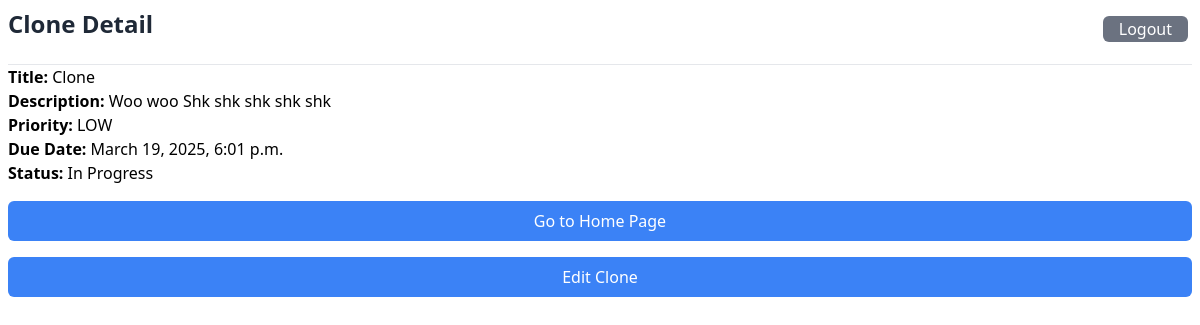
The app's page /35/detail/task/ (signed in) with its own data.
### tasks/models.py (models this page shows, shortened)
class Task(models.Model):
    PRIORITY_CHOICES = [
        ('LOW', 'Low'),
        ('MEDIUM', 'Medium'),
        ('HIGH', 'High')
    ]
    STATUS_CHOICES = [
        ('To Do', 'TODO'),
        ('In Progress', 'IN_PROGRESS'),
        ('Completed', 'COMPLETED')
    ]
    title = models.CharField(max_length=200)
    description = models.TextField(blank=True)
    created_at = models.DateTimeField(auto_now_add=True)
    updated_at = models.DateTimeField(auto_now=True)
    due_date = models.DateTimeField(null=True, blank=True)
    priority = models.CharField(
            max_length=10,
            choices=PRIORITY_CHOICES,
            default='MEDIUM'
        )
    status = models.CharField(
            max_length=20,
            choices=STATUS_CHOICES,
            default='TODO'
        )
    user = models.ForeignKey(
            settings.AUTH_USER_MODEL,
            on_delete=models.CASCADE,
            related_name='tasks'
        )
    class Meta:
      ordering = ['-created_at']

### tasks/views.py (the view)
# urls.py: path('<int:pk>/detail/task/', views.task_detail, name="task-detail"),
@login_required(login_url="/users/login")
def task_detail(request, pk):
  task = Task.objects.get(pk=pk)
  return render(request, "tasks/task_detail.html", { "task": task })

### tasks/templates/tasks/task_detail.html (shortened to what this page needs)
{% extends '../base.html' %}
{% block header %}{{ task.title }} Detail{% endblock %}
{% block content %}
<div>
  <hr>
  <p><strong>Title: </strong>{{ task.title }}</p>
  <p><strong>Description: </strong>{{ task.description }}</p>
  <p><strong>Priority: </strong>{{ task.priority }}</p>
  <p><strong>Due Date: </strong>{{ task.due_date }}</p>
  <p><strong>Status: </strong>{{ task.status }}</p>
  <div class="flex flex-col">
    <a href="{% url 'tasks:list-tasks' %}" class="w-full bg-blue-500 hover:bg-blue-600 text-white font-medium py-2 px-4 rounded-md transition-colors duration-300 mt-4 text-center">Go to Home Page</a>
    <a href="{% url 'tasks:update-task' task.pk %}" class="w-full bg-blue-500 hover:bg-blue-600 text-white font-medium py-2 px-4 rounded-md transition-colors duration-300 mt-4 text-center">Edit {{ task.title }}</a>
  </div>
</div>
{% endblock %}

### records on screen
Task: title "Clone", description "Woo woo Shk shk shk shk shk", priority "LOW", due_date "March 19, 2025, 6:01 p.m.", status "In Progress"
